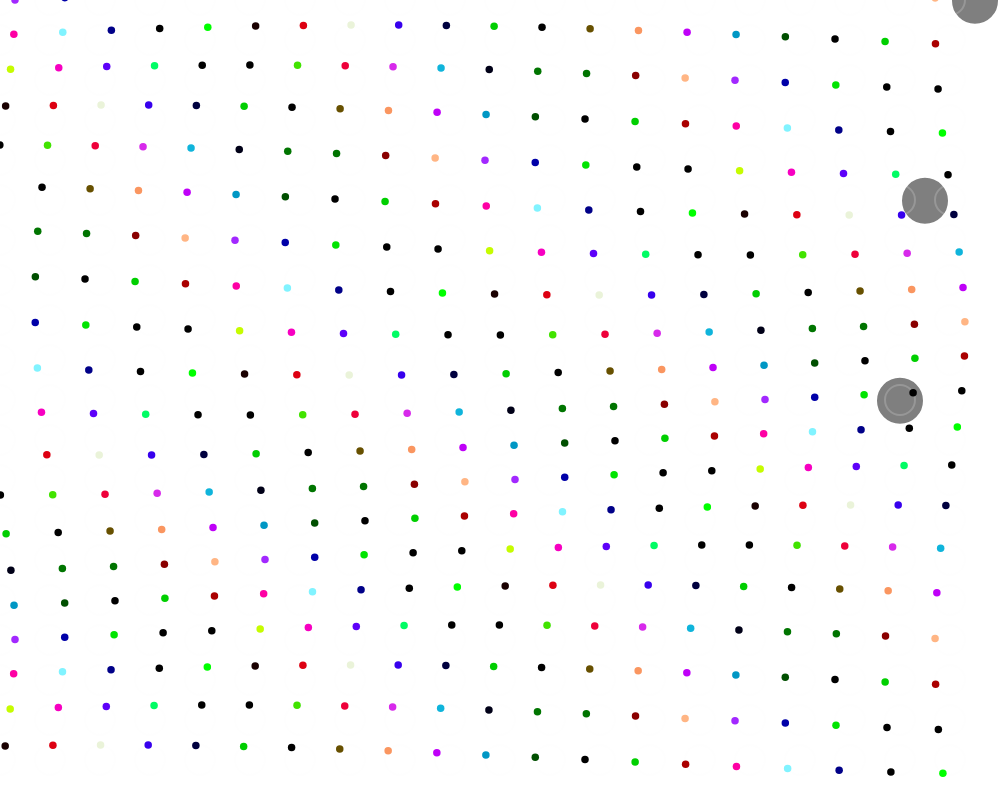
Frame 1 (no input)
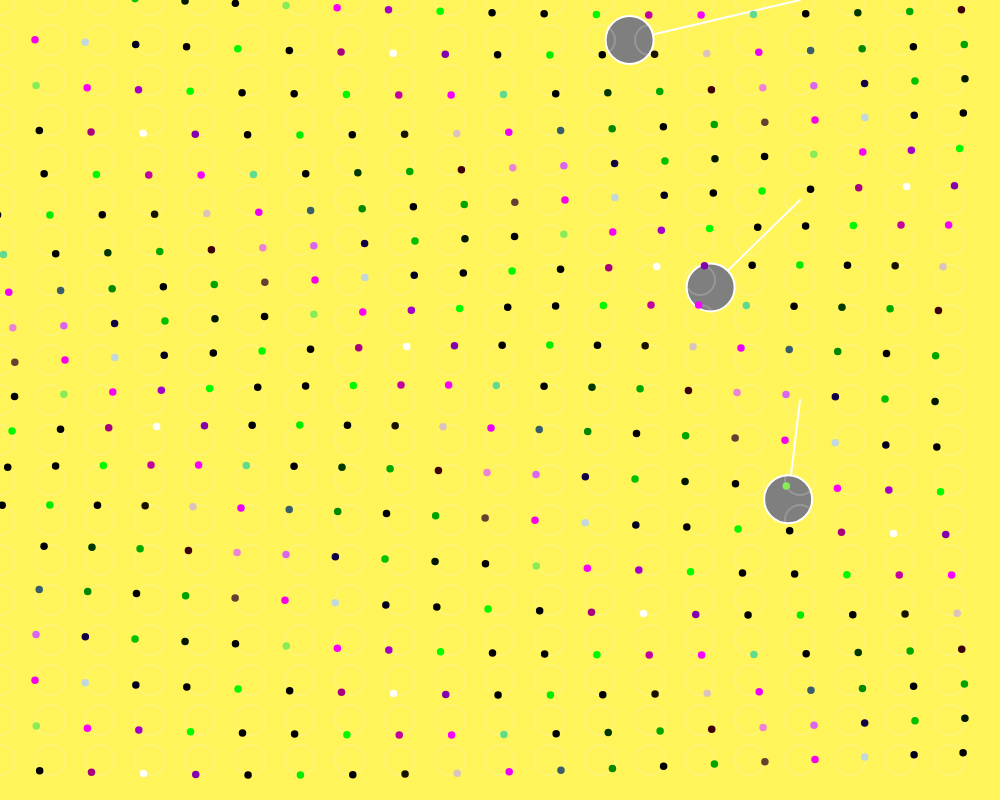
Frame 60 (no input)
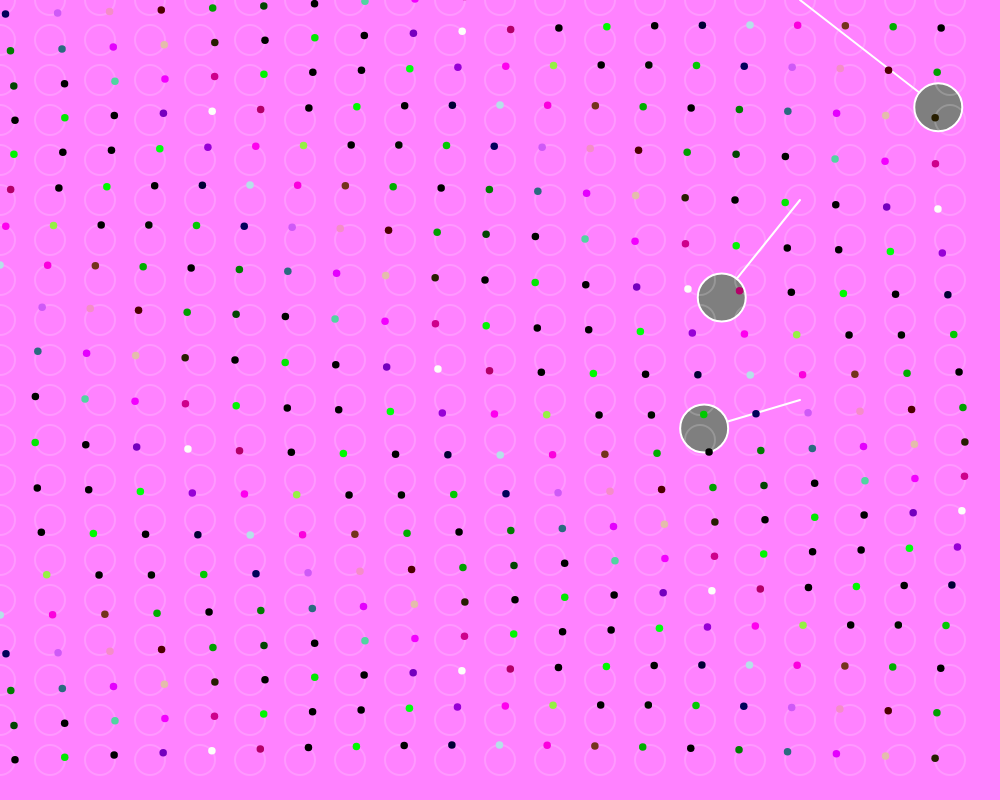
Frame 120 (the mouse pressed at the canvas centre since frame 60)

The p5.js sketch that drew these frames (run headless with seeded random() and noise() and a simulated clock; from frame 60 on, the mouse is pressed at the canvas centre):

// p5.js sketch
// ── sketch.js
let p1, p2, p3;
let colors = [255,255,255]
let angle = 0;
let bigAngle = 0;
let r = 15;
let loopers = [];
let inc = 50;

let cols = 20, rows = 20;

function mapAngleToColor(angle){
    return map(Math.abs(angle), 0.0, 1.0, 0, 255)
}


function setup()  {
  createCanvas(1000,800);
  // Make a new Pendulum with an origin position and armlength
    p1 = new Pendulum(createVector(800,0),175)
    p2 = new Pendulum(createVector(800,200), 125)
    p3 = new Pendulum(createVector(800,400), 100)
    pendulums = [p1,p2,p3]
    loopers = make2darray(cols, rows);
  
    for(let i = 0; i < cols; i++){
      for(let j = 0; j < rows; j++){
        
        
        //let angle = i/width + j/height;
        //let angle = i+j*width;
        
        const xangle = map(mouseX, 0, width, -TWO_PI, TWO_PI);
        const yangle = map(mouseY, 0, height, -TWO_PI, TWO_PI);
        
        angle = (xangle * (i / width)*4) + (yangle * (j / height)*8);
        
        //console.log(angle);
        c = map(angle, -2, 2, 0, 50); 
        
    
        loopers[i][j] = new Looper(i* (width/cols), 100, angle, c);
        loopers[i][j] = new Looper(i* (width/cols), j * (height/rows), angle, c);
    
      }
    }
}

function draw() {
  
  background(colors);
  pendulums.forEach((pendulum, i) => {
    colors[i] = mapAngleToColor(pendulum.angle)  
    pendulum.go()
  })
  for(let i =0; i < cols; i++){
    for(let j = 0; j < rows; j++){
      loopers[i][j].display();

    }
  }
}

function Looper(bigX, bigY, angle, h){
  this.bigX = bigX
  this.bigY = bigY;
  this.angle = angle;
  this.waveAngle = this.angle;
  this.h = h;
  this.r = 0.5 - cos(this.h*17.0) * 255;
  this.g = 0.5- cos(this.h*13.0) * 255;
  this.b = 0.5-cos(this.h*23.0) * 255;
  
    
  
  this.display = function(){
      this.r = 0.5 - cos(this.h*17.0) * 255;
  this.g = 0.5- cos(this.h*13.0) * 255;
  this.b = 0.5-cos(this.h*23.0) * 255;
    
    
      let x = cos(this.angle * TWO_PI) * r;
      let y = sin(this.angle * TWO_PI) * r;
      
    
          noFill();
      //noStroke()
    stroke(250, 50);
      ellipse(this.bigX, this.bigY, r * 2);
    
      noStroke();
     // fill(this.hue, 220,190,50);
      fill(this.r, this.g, this.b);
      ellipse(this.bigX+x, this.bigY+ y, r/2);



     this.angle+=0.01;
      this.h+=0.005;
    this.waveAngle+=0.01;
      
    
  } 
}


function make2darray(cols, rows){

  let array = new Array(cols);
  
  for(let i=0; i < array.length; i++){
  
    array[i] = new Array(rows);
  
  }
  return array
}


// ── Pendulum.js

function Pendulum(origin_, r_) {
    // Fill all variables
    this.origin = origin_.copy();
    this.position = createVector();
    this.r = r_;
    this.angle = PI/2;
  
    this.aVelocity = 0.0;
    this.aAcceleration = 0.0;
    this.damping = 0.997;   // Arbitrary damping
    this.ballr = 48.0;      // Arbitrary ball radius
  
    this.go = function() {
      this.update();
      this.display();
    };
  
    // Function to update position
    this.update = function() {
      var gravity = 0.8;                                               // Arbitrary constant
      this.aAcceleration = (-1 * gravity / this.r) * sin(this.angle);  // Calculate acceleration (see: http://www.myphysicslab.com/pendulum1.html)
      this.aVelocity += this.aAcceleration;                            // Increment velocity
      this.aVelocity *= this.damping;                                  // Arbitrary damping
      this.angle += this.aVelocity;   
      console.log(this.angle)                                 // Increment angle
    };
  
    this.display = function() {
      this.position.set(this.r*sin(this.angle), this.r*cos(this.angle), 0);         // Polar to cartesian conversion
      this.position.add(this.origin);                                               // Make sure the position is relative to the pendulum's origin
  
      stroke(255);
      strokeWeight(2);
      // Draw the arm
      line(this.origin.x, this.origin.y, this.position.x, this.position.y);
      ellipseMode(CENTER);
      fill(127);
      // Draw the ball
      ellipse(this.position.x, this.position.y, this.ballr, this.ballr);
    };
  }
